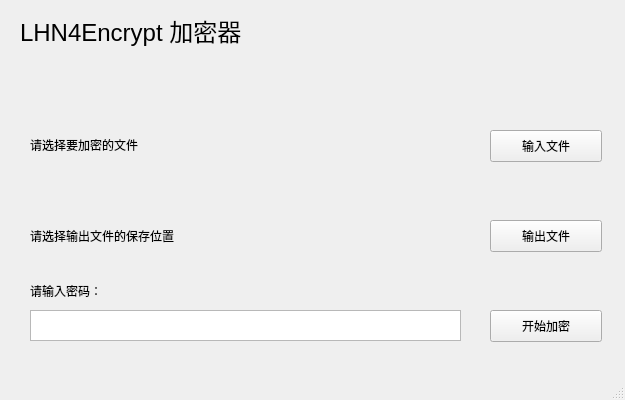
<?xml version="1.0" encoding="UTF-8"?>
<ui version="4.0">
 <class>MainWindow</class>
 <widget class="QMainWindow" name="MainWindow">
  <property name="geometry">
   <rect>
    <x>0</x>
    <y>0</y>
    <width>625</width>
    <height>400</height>
   </rect>
  </property>
  <property name="windowTitle">
   <string>LHN4Encrypt 1.1.4</string>
  </property>
  <widget class="QWidget" name="centralwidget">
   <widget class="QPushButton" name="inputBtn">
    <property name="geometry">
     <rect>
      <x>490</x>
      <y>130</y>
      <width>112</width>
      <height>32</height>
     </rect>
    </property>
    <property name="text">
     <string>输入文件</string>
    </property>
   </widget>
   <widget class="QPushButton" name="outputBtn">
    <property name="geometry">
     <rect>
      <x>490</x>
      <y>220</y>
      <width>112</width>
      <height>32</height>
     </rect>
    </property>
    <property name="text">
     <string>输出文件</string>
    </property>
   </widget>
   <widget class="QLabel" name="inputLabel">
    <property name="geometry">
     <rect>
      <x>30</x>
      <y>129</y>
      <width>431</width>
      <height>31</height>
     </rect>
    </property>
    <property name="text">
     <string>请选择要加密的文件</string>
    </property>
   </widget>
   <widget class="QLabel" name="outputLabel">
    <property name="geometry">
     <rect>
      <x>30</x>
      <y>220</y>
      <width>431</width>
      <height>31</height>
     </rect>
    </property>
    <property name="text">
     <string>请选择输出文件的保存位置</string>
    </property>
   </widget>
   <widget class="QPushButton" name="startBtn">
    <property name="geometry">
     <rect>
      <x>490</x>
      <y>310</y>
      <width>112</width>
      <height>32</height>
     </rect>
    </property>
    <property name="text">
     <string>开始加密</string>
    </property>
   </widget>
   <widget class="QPlainTextEdit" name="plainTextEdit">
    <property name="geometry">
     <rect>
      <x>30</x>
      <y>310</y>
      <width>431</width>
      <height>31</height>
     </rect>
    </property>
   </widget>
   <widget class="QLabel" name="pwdLabel">
    <property name="geometry">
     <rect>
      <x>30</x>
      <y>280</y>
      <width>91</width>
      <height>21</height>
     </rect>
    </property>
    <property name="text">
     <string>请输入密码：</string>
    </property>
   </widget>
   <widget class="QLabel" name="label">
    <property name="geometry">
     <rect>
      <x>20</x>
      <y>10</y>
      <width>581</width>
      <height>41</height>
     </rect>
    </property>
    <property name="font">
     <font>
      <pointsize>18</pointsize>
     </font>
    </property>
    <property name="text">
     <string>LHN4Encrypt 加密器</string>
    </property>
   </widget>
  </widget>
  <widget class="QStatusBar" name="statusbar"/>
 </widget>
 <resources/>
 <connections/>
</ui>
